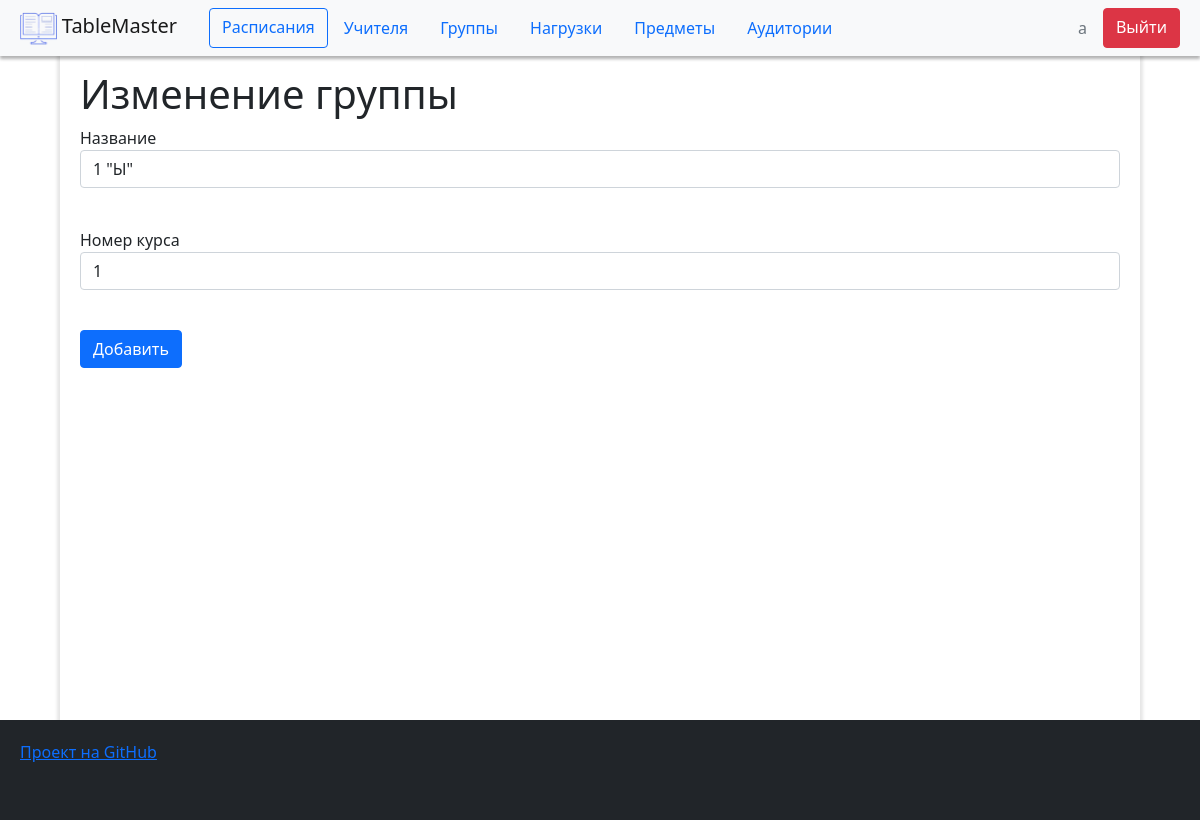
Screenshot of /group/1 (signed in) with the database file from the repository.
### data/user.py (models this page shows, shortened)
class User(SqlAlchemyBase, UserMixin):
    __tablename__ = 'user'
    id = sqlalchemy.Column(sqlalchemy.Integer, primary_key=True, autoincrement=True)
    name = sqlalchemy.Column(sqlalchemy.String, nullable=True)
    email = sqlalchemy.Column(sqlalchemy.String, unique=True)
    hashed_password = sqlalchemy.Column(sqlalchemy.String, nullable=True)

### data/group.py (models this page shows)
class Group(SqlAlchemyBase):
    __tablename__ = 'group'
    id = sqlalchemy.Column(sqlalchemy.Integer, primary_key=True, autoincrement=True)
    name = sqlalchemy.Column(sqlalchemy.String, nullable=True)
    level = sqlalchemy.Column(sqlalchemy.Integer, nullable=True)

### main.py (the view)
@app.route('/group/<int:id>', methods=['GET', 'POST'])
@login_required
def edit_group(id):
    form = GroupForm()
    base = db_session.create_session()
    if flask.request.method == 'GET':
        load = base.query(Group).get(id)
        form.name.data = load.name
        form.level.data = load.level
    if form.validate_on_submit():
        group = base.query(Group).get(id)
        group.name = form.name.data
        group.level = form.level.data
        base.commit()
        return redirect('/group_list')
    return render_template('group.html', title='Изменение группы', form=form)

### data/forms.py
class GroupForm(FlaskForm):
    name = StringField('Название', validators=[DataRequired()])
    level = IntegerField('Номер курса', validators=[DataRequired()])
    submit = SubmitField('Добавить')

### data/db_session.py (called while the page is built)
def create_session() -> Session:
    global __factory
    return __factory()

### main.py (called while the page is built)
@lm.user_loader
def load_user(user_id):
    db_sess = db_session.create_session()
    return db_sess.query(User).get(user_id)

### templates/group.html (shortened to what this page needs)
{% extends "base.html" %}
{% block content %}
<h1>{{ title }}</h1>
<form method="post" class="">
    {% for field in form %}
        {% if loop.index not in [3, 4] %}
            <p>
                {{ field.label }}<br>
                {{ field(class="form-control") }}<br>
            </p>
        {% endif %}
    {% endfor %}
    <p>{{ form.submit(type="submit", class="btn btn-primary") }}</p>
</form>
{% endblock %}

### templates/base.html (shortened to what this page needs)
<!DOCTYPE html>
<html lang="ru">
<head>
    <link rel="stylesheet" type="text/css"
    href="/static/css/style.css" />
    <link rel="stylesheet"
    href="https://cdn.jsdelivr.net/npm/bootstrap@5.0.0-beta1/dist/css/bootstrap.min.css"
>
</head>
<body>
	<div id="Header" class="fixed-top">
		<nav class="navbar navbar-expand-lg navbar-light bg-light">
			<a class="navbar-brand" style="padding: 0; margin-right: 2rem;" href="/">
				<img src="/static/img/icon.png" style="height: 33px;">
				TableMaster
			</a>
			<div class="collapse navbar-collapse justify-content-between" id="phoneCollapsed">
				{% if current_user.is_authenticated %}
					<div style="display: flex; overflow: auto;">
						<a class="btn btn-outline-primary" href="/timetable_list">Расписания</a>
						<a class="nav-link" href="/teacher_list">Учителя</a>
						<a class="nav-link" href="/group_list">Группы</a>
						<a class="nav-link" href="/charge_list">Нагрузки</a>
						<a class="nav-link" href="/subject_list">Предметы</a>
						<a class="nav-link" href="/audit_list">Аудитории</a>
					</div>
					<div style="display: flex;">
						<a class="nav-link text-secondary">{{ current_user.name }}</a>
						<a class="btn btn-danger" href="/logout">Выйти</a>
					</div>
				{% else %}
					<div style="display: flex;"></div>
					<div style="display: flex;">
						<a class="btn btn-primary" href="/register">Зарегистрироваться</a>
						<a class="btn btn-outline-primary" style="margin-left: 1rem;" href="/login">Войти</a>
					</div>
				{% endif %}
			</div>
		</nav>
	</div>
	<div id="Content">
		{% block content %} {% endblock %}
	</div>
	<div id="Footer" class="bg-dark text-white">
		<a href="https://github.com/ddkhugaev/TableMaster" target="_blank">Проект на GitHub</a>
	</div>
</body>
</html>

### static/css/style.css (style rules this page uses)
#Header { box-shadow: 0px 3px 3px rgba(0, 0, 0, 0.3); }
.navbar { padding-right: 20px; padding-left: 20px; }
#Content { width: 90vw; padding: 20px; padding-top: 70px; margin: auto; box-shadow: 0px 0px 3px 3px rgba(0, 0, 0, 0.1); min-height: 90vh; }
#Footer { position: relative; height: 100px; padding: 20px; }

### rows the page displays
User: name "a"
Group: name "1 \"Ы\"" "1"

### other values shown
{{ title }} "Изменение группы"
{{ field.label }} "Название" "Номер курса"
